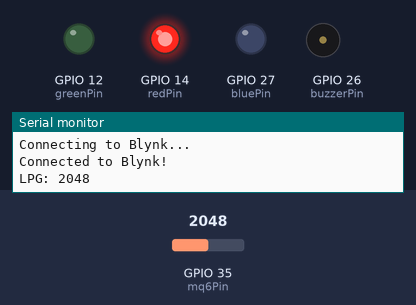
This sketch was run on a simulated ESP32. Parts: output pins drawn as LEDs (lit = HIGH), buzzer (waves = sounding), the last lines printed to the serial monitor. Inputs (shaded band) come from the test bench; at power-on: GPIO 35 (mq6Pin) = 2048. WiFi joins after 1.5 s; servers stay silent unless stated.

Above: at 13.0 s.
13.1 s: GPIO 35 (mq6Pin) set to 322
17.3 s: GPIO 35 (mq6Pin) set to 278
At 21.0 s:
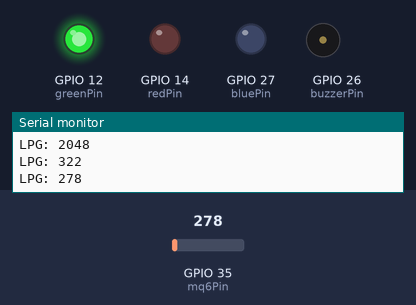
21.3 s: GPIO 35 (mq6Pin) set to 340
At 23.3 s:
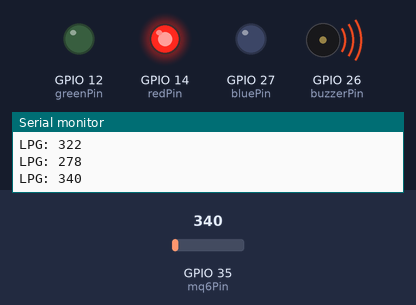
29.1 s: GPIO 35 (mq6Pin) set to 260
At 31.9 s:
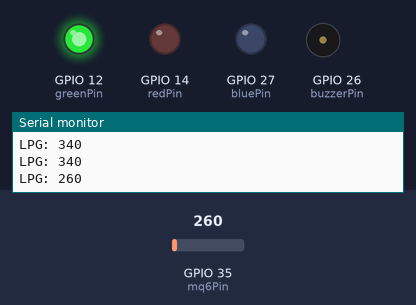
Timing chart, 0 to 33.4 s (numbered marks = the images above; inputs shaded):
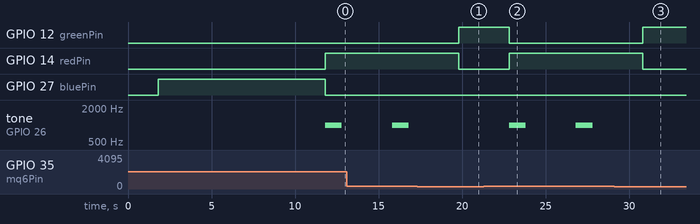

The sketch:

gasDetectionProject.ino
```cpp
#define BLYNK_TEMPLATE_ID "TMPL23RdupsVG"
#define BLYNK_TEMPLATE_NAME "GasDecProject"
#define BLYNK_PRINT Serial

#include <WiFi.h>
#include <WiFiClient.h>
#include <BlynkSimpleEsp32.h>
#include <Arduino.h>

// const int mq2Pin = 34; // Analog pin connected to MQ-2 sensor
const int mq6Pin = 35; // Analog pin connected to MQ-6 sensor
const int buzzerPin = 26; // PWM-capable pin connected to buzzer
const int redPin = 14; // Pin connected to red LED
const int greenPin = 12; // Pin connected to green LED
const int bluePin = 27; // Pin connected to blue LED

const int ledFrequency = 1000; // Base frequency (1kHz)
const int ledResolution = 8; // 8-bit resolution

char auth[] = "5UYt4bopaJwsdjVrUpa27Tw7ScO1Bx8V";  // Your Blynk authentication token
char ssid[] = "blackKareem";   // Your WiFi network name
char pass[] = "Pass123#";  // Your WiFi network password

void setup() {
  // Debug console
  Serial.begin(115200);

  // Start Blynk connection
  Serial.println("Connecting to Blynk...");
  Blynk.begin(auth, ssid, pass);

  // Wait for connection
  while (Blynk.connected() == false) {
    delay(1000);
    Serial.println("Connecting to WiFi...");
  }
  Serial.println("Connected to Blynk!");

  pinMode(mq6Pin, INPUT);
  pinMode(redPin, OUTPUT);
  pinMode(greenPin, OUTPUT);
  pinMode(bluePin, OUTPUT);

  // Configure the PWM pin using the new API
  ledcAttach(buzzerPin, ledFrequency, ledResolution);

  // Allow the sensor to initialize
  digitalWrite(bluePin, HIGH); // Turn on blue LED during initialization
  delay(10000); // 60 seconds
  digitalWrite(bluePin, LOW); // Turn off blue LED after initialization
}

void loop() {
  Blynk.run();

  int lpgValue = analogRead(mq6Pin);
  Serial.print("LPG: ");
  Serial.println(lpgValue);

  Blynk.virtualWrite(V0, lpgValue);

  if (lpgValue > 300) { // High LPG concentration
    ledcWriteTone(buzzerPin, 1000); // 500Hz frequency for LPG
    digitalWrite(redPin, HIGH); // Turn on red LED
    digitalWrite(greenPin, LOW);
    delay(1000); // 0.5 second duration for LPG
    ledcWriteTone(buzzerPin, LOW); // Stop tone
  } else { // Low concentration of LPG
    ledcWriteTone(buzzerPin, LOW); // Stop tone
    digitalWrite(redPin, LOW);
    digitalWrite(greenPin, HIGH); // Turn on green LED
  }

  delay(3000); // Wait for 10 seconds before the next reading
}
```

Measured:
- the behaviour switches between 301 and 300 on GPIO 35 (mq6Pin) (found by bisection; images 0 and 1)
- after the input at 17.3 s, GPIO 12 (greenPin): LOW → HIGH after 2.5 s; GPIO 14 (redPin): HIGH → LOW after 2.5 s; tone on GPIO 26 (buzzerPin): stays silent (without the input it goes to 1000 Hz after 2.5 s)
- after the input at 21.3 s, GPIO 12 (greenPin): HIGH → LOW after 1.5 s; GPIO 14 (redPin): LOW → HIGH after 1.5 s; tone on GPIO 26 (buzzerPin): alternates 1000 Hz for 1.0 s and silent for 3.0 s, starting after 1.5 s
- after the input at 29.1 s, GPIO 12 (greenPin): LOW → HIGH after 1.7 s; GPIO 14 (redPin): HIGH → LOW after 1.7 s; tone on GPIO 26 (buzzerPin): stays silent (without the input it goes to 1000 Hz after 1.7 s)
